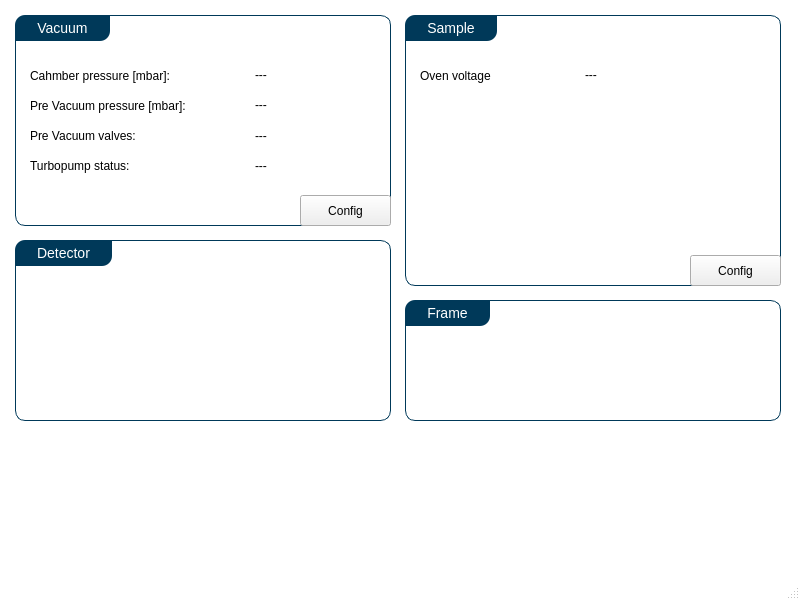
<?xml version="1.0" encoding="UTF-8"?>
<ui version="4.0">
 <class>mainWindow</class>
 <widget class="QMainWindow" name="mainWindow">
  <property name="geometry">
   <rect>
    <x>0</x>
    <y>0</y>
    <width>800</width>
    <height>600</height>
   </rect>
  </property>
  <property name="sizePolicy">
   <sizepolicy hsizetype="Fixed" vsizetype="Fixed">
    <horstretch>0</horstretch>
    <verstretch>0</verstretch>
   </sizepolicy>
  </property>
  <property name="minimumSize">
   <size>
    <width>800</width>
    <height>600</height>
   </size>
  </property>
  <property name="maximumSize">
   <size>
    <width>800</width>
    <height>600</height>
   </size>
  </property>
  <property name="windowTitle">
   <string>UrsaPQ Remote</string>
  </property>
  <property name="styleSheet">
   <string notr="true">#mainWidget, #statusBar {
	background-color: rgb(255, 255, 255);
}

QGroupBox {
    border: 1px solid gray;
    border-color: #003959;
    font-size: 14px;
    border-radius: 10px;
}

QGroupBox::title {
    subcontrol-position: top left;
 	border-top-left-radius: 10px;
 	border-bottom-right-radius: 10px;
    padding: 5px 20px;
    background-color: #003959;
    color: rgb(255, 255, 255);
}

* [objectName$=&quot;SL&quot;]{
    background-color: grey;
    border: 0px solid;
 	border-top-right-radius: 10px;
 	border-bottom-left-radius: 10px;
}

* [objectName$=&quot;MB&quot;]{
    border: 1px solid #003959;
    background-color: #006c96;
 	border-top-left-radius: 10px;
 	border-bottom-right-radius: 10px;
    color: rgb(255, 255, 255);
}

* [objectName$=&quot;MB&quot;]:hover{
    background-color: #01c6b2;
}

* [objectName$=&quot;MB&quot;]:pressed{
    background-color: #c6b301;
}
</string>
  </property>
  <widget class="QWidget" name="mainWidget">
   <widget class="QGroupBox" name="groupBox">
    <property name="geometry">
     <rect>
      <x>15</x>
      <y>15</y>
      <width>376</width>
      <height>211</height>
     </rect>
    </property>
    <property name="sizePolicy">
     <sizepolicy hsizetype="MinimumExpanding" vsizetype="MinimumExpanding">
      <horstretch>0</horstretch>
      <verstretch>0</verstretch>
     </sizepolicy>
    </property>
    <property name="tabletTracking">
     <bool>false</bool>
    </property>
    <property name="title">
     <string>Vacuum</string>
    </property>
    <property name="flat">
     <bool>false</bool>
    </property>
    <property name="checkable">
     <bool>false</bool>
    </property>
    <widget class="QLabel" name="chamberPressure">
     <property name="geometry">
      <rect>
       <x>240</x>
       <y>45</y>
       <width>121</width>
       <height>30</height>
      </rect>
     </property>
     <property name="text">
      <string>---</string>
     </property>
    </widget>
    <widget class="QLabel" name="label">
     <property name="geometry">
      <rect>
       <x>15</x>
       <y>75</y>
       <width>211</width>
       <height>31</height>
      </rect>
     </property>
     <property name="text">
      <string>Pre Vacuum pressure [mbar]:</string>
     </property>
    </widget>
    <widget class="QLabel" name="label_2">
     <property name="geometry">
      <rect>
       <x>15</x>
       <y>45</y>
       <width>211</width>
       <height>31</height>
      </rect>
     </property>
     <property name="text">
      <string>Cahmber pressure [mbar]:</string>
     </property>
    </widget>
    <widget class="QLabel" name="prevacPressure">
     <property name="geometry">
      <rect>
       <x>240</x>
       <y>75</y>
       <width>121</width>
       <height>30</height>
      </rect>
     </property>
     <property name="text">
      <string>---</string>
     </property>
    </widget>
    <widget class="QLabel" name="label_3">
     <property name="geometry">
      <rect>
       <x>15</x>
       <y>105</y>
       <width>196</width>
       <height>31</height>
      </rect>
     </property>
     <property name="text">
      <string>Pre Vacuum valves:</string>
     </property>
    </widget>
    <widget class="QLabel" name="prevacValves">
     <property name="geometry">
      <rect>
       <x>240</x>
       <y>105</y>
       <width>121</width>
       <height>31</height>
      </rect>
     </property>
     <property name="text">
      <string>---</string>
     </property>
    </widget>
    <widget class="QLabel" name="label_4">
     <property name="geometry">
      <rect>
       <x>15</x>
       <y>135</y>
       <width>196</width>
       <height>31</height>
      </rect>
     </property>
     <property name="text">
      <string>Turbopump status:</string>
     </property>
    </widget>
    <widget class="QLabel" name="pumpStatus">
     <property name="geometry">
      <rect>
       <x>240</x>
       <y>135</y>
       <width>121</width>
       <height>31</height>
      </rect>
     </property>
     <property name="text">
      <string>---</string>
     </property>
    </widget>
    <widget class="QLabel" name="vacuum_SL">
     <property name="geometry">
      <rect>
       <x>346</x>
       <y>0</y>
       <width>31</width>
       <height>30</height>
      </rect>
     </property>
     <property name="text">
      <string/>
     </property>
    </widget>
    <widget class="QPushButton" name="vacuum_MB">
     <property name="geometry">
      <rect>
       <x>285</x>
       <y>180</y>
       <width>91</width>
       <height>31</height>
      </rect>
     </property>
     <property name="text">
      <string>Config</string>
     </property>
    </widget>
   </widget>
   <widget class="QGroupBox" name="groupBox_2">
    <property name="geometry">
     <rect>
      <x>15</x>
      <y>240</y>
      <width>376</width>
      <height>181</height>
     </rect>
    </property>
    <property name="title">
     <string>Detector</string>
    </property>
    <widget class="QLabel" name="detector_SL">
     <property name="geometry">
      <rect>
       <x>345</x>
       <y>0</y>
       <width>31</width>
       <height>30</height>
      </rect>
     </property>
     <property name="text">
      <string/>
     </property>
    </widget>
   </widget>
   <widget class="QGroupBox" name="groupBox_3">
    <property name="geometry">
     <rect>
      <x>405</x>
      <y>15</y>
      <width>376</width>
      <height>271</height>
     </rect>
    </property>
    <property name="title">
     <string>Sample</string>
    </property>
    <widget class="QPushButton" name="sample_MB">
     <property name="geometry">
      <rect>
       <x>285</x>
       <y>240</y>
       <width>91</width>
       <height>31</height>
      </rect>
     </property>
     <property name="text">
      <string>Config</string>
     </property>
    </widget>
    <widget class="QLabel" name="sample_SL">
     <property name="geometry">
      <rect>
       <x>345</x>
       <y>0</y>
       <width>31</width>
       <height>30</height>
      </rect>
     </property>
     <property name="text">
      <string/>
     </property>
    </widget>
    <widget class="QLabel" name="label_5">
     <property name="geometry">
      <rect>
       <x>15</x>
       <y>45</y>
       <width>136</width>
       <height>31</height>
      </rect>
     </property>
     <property name="text">
      <string>Oven voltage</string>
     </property>
    </widget>
    <widget class="QLabel" name="sampleTemp">
     <property name="geometry">
      <rect>
       <x>180</x>
       <y>45</y>
       <width>121</width>
       <height>30</height>
      </rect>
     </property>
     <property name="text">
      <string>---</string>
     </property>
    </widget>
   </widget>
   <widget class="QGroupBox" name="groupBox_4">
    <property name="geometry">
     <rect>
      <x>405</x>
      <y>300</y>
      <width>376</width>
      <height>121</height>
     </rect>
    </property>
    <property name="title">
     <string>Frame</string>
    </property>
   </widget>
  </widget>
  <widget class="QStatusBar" name="statusBar">
   <property name="enabled">
    <bool>true</bool>
   </property>
   <property name="sizeGripEnabled">
    <bool>true</bool>
   </property>
  </widget>
 </widget>
 <layoutdefault spacing="6" margin="11"/>
 <resources/>
 <connections/>
</ui>
